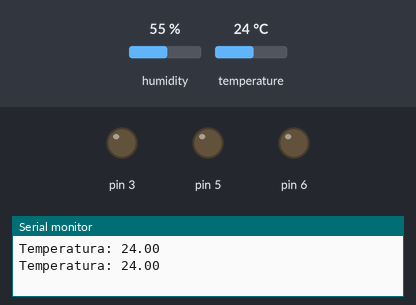
Recording of a sketch running on a simulated Arduino Uno, built with avr-gcc and run on an emulated ATmega328P. On the bench: output pins drawn as LEDs (lit = HIGH), the last lines printed to the serial monitor. The test bench sets the inputs (shaded band); at power-on: temperature 24 °C, humidity 55 %.

Above: at 1.2 s.
1.3 s: temperature set to 28 °C
4.3 s: temperature set to 31 °C
At 7.0 s:
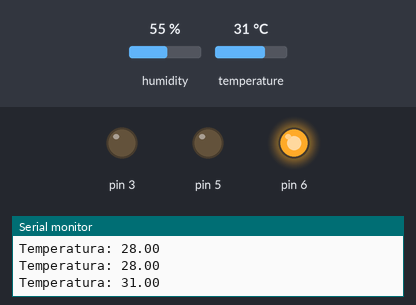
7.6 s: temperature set to 34 °C
10.4 s: temperature set to 37 °C
At 13.2 s:
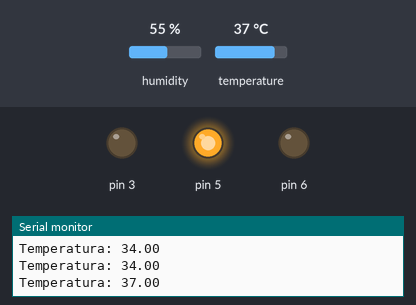
13.8 s: temperature set to 41 °C
At 15.7 s:
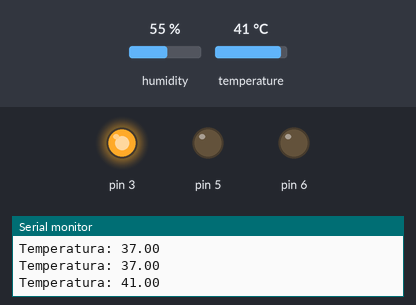
16.9 s: temperature set to 12 °C
At 19.4 s:
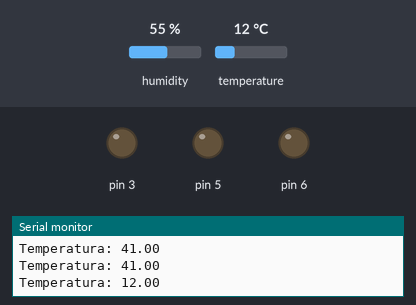
Timing chart, 0 to 20.9 s (numbered marks = the images above; inputs shaded):
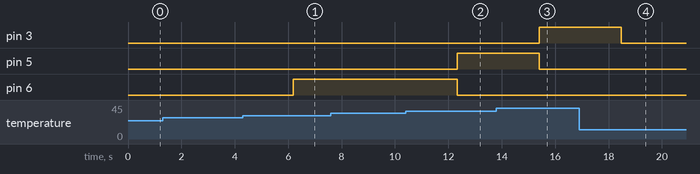

The sketch:

dth11.ino
```cpp
#include <DHT.h>

byte pinS = 12;
#define DHTPIN 12
#define DHTTYPE DHT11
DHT dht(DHTPIN, DHTTYPE);

void setup()
{
  Serial.begin(9600);
  pinMode(3, OUTPUT);
  pinMode(5, OUTPUT);
  pinMode(6, OUTPUT);
}

void loop()
{
  float t = dht.readTemperature();
  int val = dht.read(t);
  Serial.print("Temperatura: ");
  Serial.println(t);
  if (t >= 30 && t <=35)
  {
    digitalWrite(6, HIGH);
  }
  else
  digitalWrite(6, LOW);
  if (t >= 36 && t <= 40)
  {
    digitalWrite(5, HIGH);
  }
  else
  digitalWrite(5, LOW);
  if (t >= 40 && t <= 45)
  {
  digitalWrite(3, HIGH);
  }
  else
  digitalWrite(3, LOW);
  delay(1000);
}
```

Measured:
- the behaviour switches between 29 and 30 °C on temperature (found by bisection; images 0 and 1)
- the behaviour switches between 35 and 36 °C on temperature (found by bisection; images 1 and 2)
- after the input at 4.3 s, pin 6: LOW → HIGH after 1.9 s
- after the input at 10.4 s, pin 5: LOW → HIGH after 1.9 s; pin 6: HIGH → LOW after 1.9 s
- after the input at 13.8 s, pin 3: LOW → HIGH after 1.6 s; pin 5: HIGH → LOW after 1.6 s
- after the input at 16.9 s, pin 3: HIGH → LOW after 1.6 s
